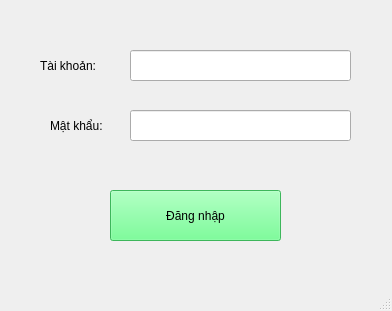
<?xml version="1.0" encoding="UTF-8"?>
<ui version="4.0">
 <class>MainWindow</class>
 <widget class="QMainWindow" name="MainWindow">
  <property name="geometry">
   <rect>
    <x>0</x>
    <y>0</y>
    <width>392</width>
    <height>311</height>
   </rect>
  </property>
  <property name="windowTitle">
   <string>😒</string>
  </property>
  <property name="styleSheet">
   <string notr="true"/>
  </property>
  <widget class="QWidget" name="centralwidget">
   <widget class="QLineEdit" name="password_text">
    <property name="geometry">
     <rect>
      <x>130</x>
      <y>110</y>
      <width>221</width>
      <height>31</height>
     </rect>
    </property>
    <property name="styleSheet">
     <string notr="true"/>
    </property>
    <property name="echoMode">
     <enum>QLineEdit::Password</enum>
    </property>
   </widget>
   <widget class="QLineEdit" name="username_text">
    <property name="geometry">
     <rect>
      <x>130</x>
      <y>50</y>
      <width>221</width>
      <height>31</height>
     </rect>
    </property>
    <property name="styleSheet">
     <string notr="true"/>
    </property>
   </widget>
   <widget class="QPushButton" name="login_btn">
    <property name="geometry">
     <rect>
      <x>110</x>
      <y>190</y>
      <width>171</width>
      <height>51</height>
     </rect>
    </property>
    <property name="styleSheet">
     <string notr="true">font: 11pt &quot;MS Shell Dlg 2&quot;;
color: rgb(0, 0, 0);
background-color: rgb(85, 255, 127);</string>
    </property>
    <property name="text">
     <string>Đăng nhập</string>
    </property>
   </widget>
   <widget class="QLabel" name="label_2">
    <property name="geometry">
     <rect>
      <x>50</x>
      <y>110</y>
      <width>81</width>
      <height>31</height>
     </rect>
    </property>
    <property name="styleSheet">
     <string notr="true"/>
    </property>
    <property name="text">
     <string>Mật khẩu:</string>
    </property>
   </widget>
   <widget class="QLabel" name="label">
    <property name="geometry">
     <rect>
      <x>40</x>
      <y>50</y>
      <width>81</width>
      <height>31</height>
     </rect>
    </property>
    <property name="styleSheet">
     <string notr="true"/>
    </property>
    <property name="text">
     <string>Tài khoản:</string>
    </property>
   </widget>
  </widget>
  <widget class="QStatusBar" name="statusbar"/>
 </widget>
 <resources/>
 <connections/>
</ui>
